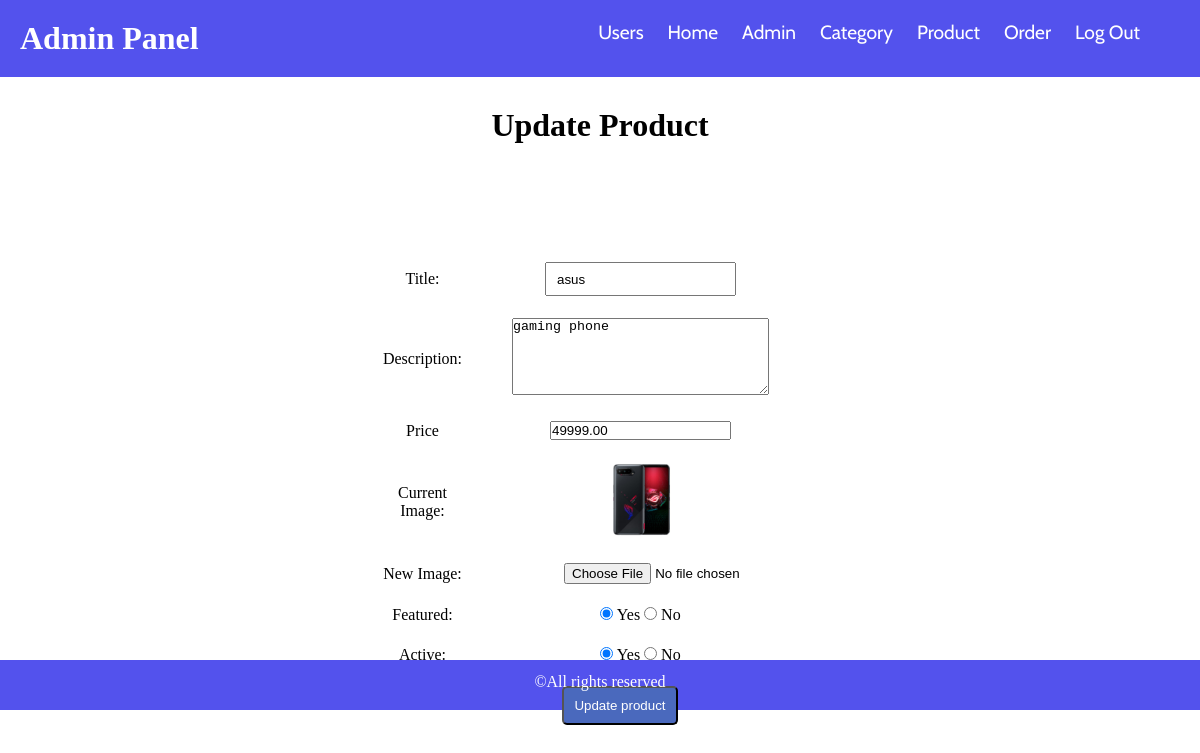
Page /admin/update-product.php?product_id=44 (signed in) on the committed database.
### tables this page shows
CREATE TABLE `tbl_product` (
  `product_id` int(10) UNSIGNED NOT NULL,
  `title` varchar(100) NOT NULL,
  `description` text NOT NULL,
  `price` decimal(10,2) NOT NULL,
  `image_name` varchar(255) NOT NULL,
  `category_id` int(10) UNSIGNED NOT NULL,
  `featured` varchar(10) NOT NULL,
  `active` varchar(10) NOT NULL
);

### admin/update-product.php (the view, shortened to what this page needs)
<?php include('partials/navbar.php');?>
<h1>Update Product</h1>
<br><br>
<?php
            if(isset($_GET['product_id']))
            {
                $product_id = $_GET['product_id'];
                $sql = "SELECT * FROM tbl_product WHERE product_id=$product_id";
                $res = mysqli_query($conn, $sql);
                $count = mysqli_num_rows($res);
                if($count==1)
                {
                    $row = mysqli_fetch_assoc($res);
                    $title = $row['title'];
                    $description=$row['description'];
                    $price=$row['price'];
                    $current_image = $row['image_name'];
                    $featured = $row['featured'];
                    $active = $row['active'];
                }
                else
                {
                    $_SESSION['no-product-found'] = "<div class='error'>No product found</div>";
                    header('location:'.HOMEURL.'admin/manage-product.php');
                }
            }
            else
            {
                header('location:'.HOMEURL.'admin/manage-product.php');
            }
        ?>
<div class="update-product">
    <form class="admin-input-form" action="" method="POST" enctype="multipart/form-data">
        <table class="tbl-30">
            <tr>
                <td>Title: </td>
                <td>
                    <input class="admin-input" type="text" name="title" value="<?php echo $title; ?>">
                </td>
            </tr>
            <tr>
                <td>Description:</td>
                <td><textarea name="description" id="" cols="30" rows="5"><?php echo $description;?></textarea>
                </td>
            </tr>
            <tr>
                <td>Price</td>
                <td><input type="number" name="price" id="" min="1" value="<?php echo $price;?>"></td>
            </tr>
            <tr>
                <td>Current Image: </td>
                <td>
                    <?php
                if($current_image != "")
                {
                    ?>
                    <img src="<?php echo HOMEURL; ?>images/product/<?php echo $current_image; ?>" width="100px">
                    <?php
                }
                else
                {
                    echo "<div class='pwd-error'>Image Not Added.</div>";
                }
            ?>
                </td>
            </tr>
            <tr>
                <td>New Image: </td>
                <td>
                    <input style="padding-left:100px;" type="file" name="image">
                </td>
            </tr>
            <tr>
                <td>Featured: </td>
                <td>
                    <input <?php if($featured=="Yes"){echo "checked";} ?> type="radio" name="featured" value="Yes"> Yes
                    <input <?php if($featured=="No"){echo "checked";} ?> type="radio" name="featured" value="No"> No
                </td>
            </tr>
            <tr>
                <td>Active: </td>
                <td>
                    <input <?php if($active=="Yes"){echo "checked";} ?> type="radio" name="active" value="Yes"> Yes
                    <input <?php if($active=="No"){echo "checked";} ?> type="radio" name="active" value="No"> No
                </td>
            </tr>
            <tr>
                <td colspan="2">
                    <input type="submit" name="submit" value="Update product" class="btn-add-admin">
                </td>
            </tr>
        </table>
    </form>
</div>
<?php include('partials/footer.php');?>

### css/admin.css (style rules this page uses)
* { margin: 0; padding: 0; }
h2, h1 { margin: 30px; text-align: center; }
table { margin-top: 40px; width: 100%; }
table tr td { text-align: center; padding: 10px 0; }
.btn-add-admin { background-color: #4a69bd; color: white; margin-left: 40px; padding: 10px; border-radius: 5px; }
.admin-input-form { width: 25%; margin: 0 auto; height: 350px; display: flex; flex-direction: column; justify-content: space-around; align-items: center; }
.admin-input { height: 30px; padding-left: 10px; }
.tbl-30 { width: 100%; }

### rows in the picture
tbl_product: title "asus", description "gaming phone", price "49999.00", image_name (picture), featured "☑", active "☑"
